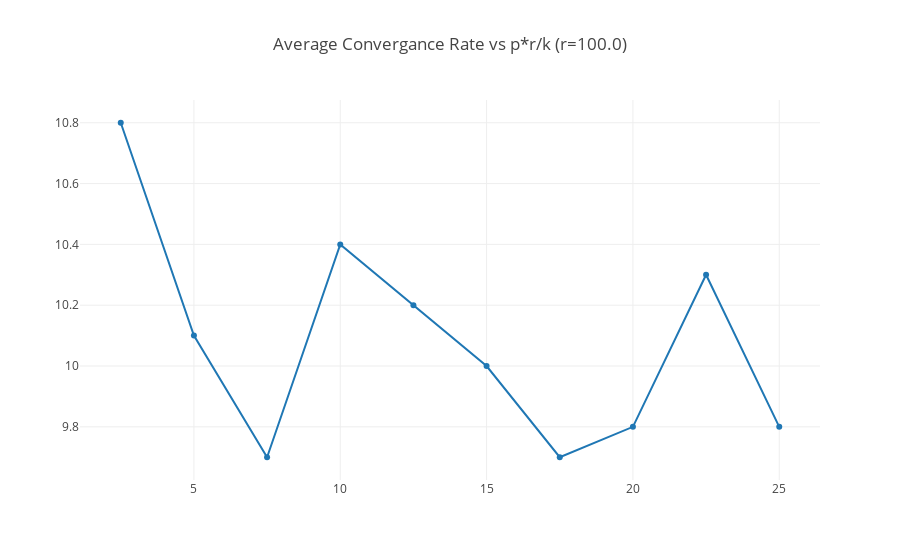
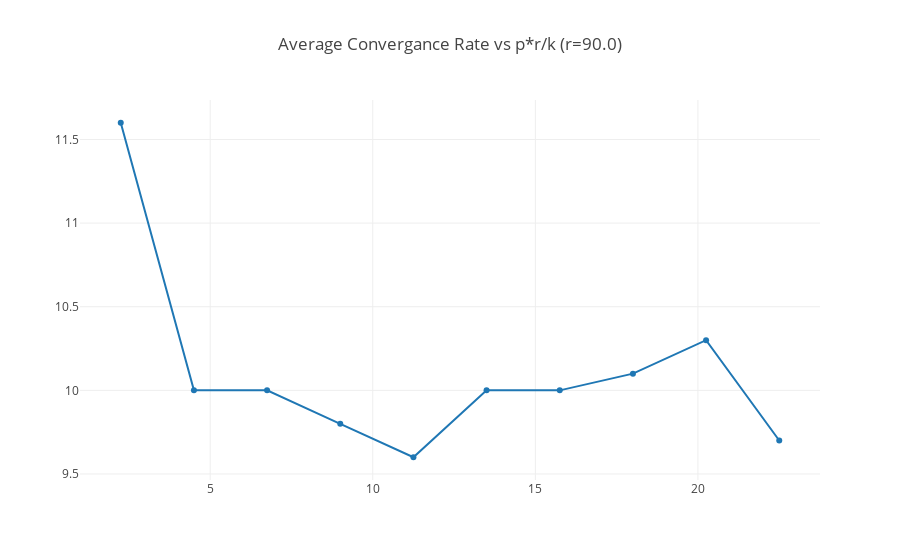
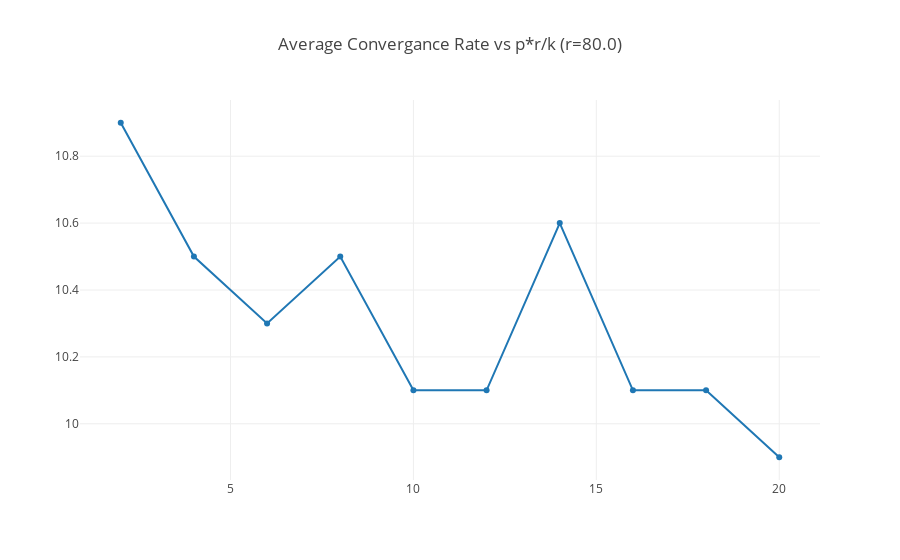
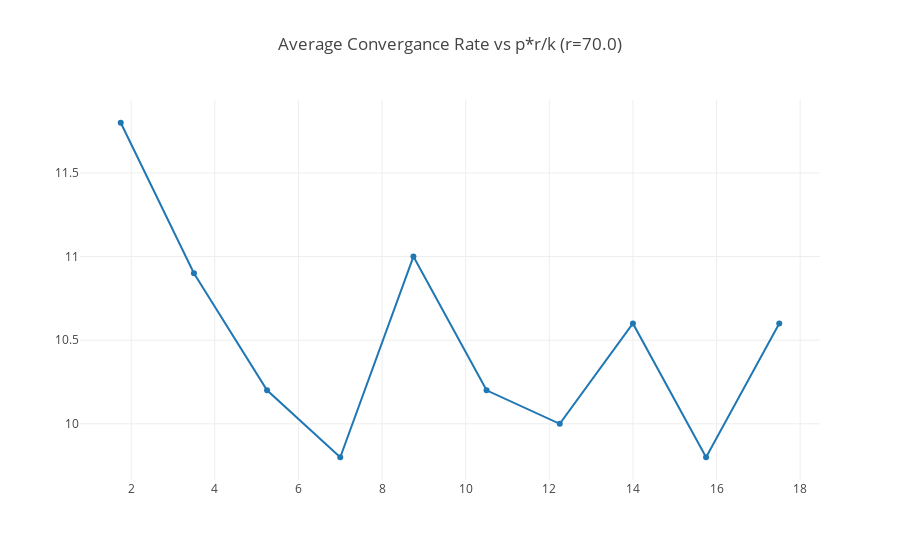

These figures' notebook cell, in order:
### Code cell
for r in np.linspace(100, 0, 10, endpoint=False):
    conv_rates = []
    for p in np.linspace(1, 0, 10, endpoint=False):
        tot_conv_rates = 0
        num_iter = 10
        for i in range(num_iter):
            ring_lat = const_kregular(regularity, num_vertices, p, r)
            simp_ring_lat = reduce_providers_simplest(ring_lat)

            sim_g, sim_utils = run_simulation(ring_lat)
            
            if sum(sim_utils[-1]) != len(sim_utils[-1]):
                tot_conv_rates += -1 * len(sim_utils)
            else:
                tot_conv_rates += len(sim_utils)
        avg_conv_rate = tot_conv_rates / num_iter
        conv_rates.append((p, avg_conv_rate))
        
    plot_conv(conv_rates, r)

### Figure 1 — Plotly figure (JSON) as saved in the notebook; plotly's stock layout.template omitted (floating-point values rounded to 4 significant figures)
{"data": [{"hoverinfo": "skip", "mode": "lines+markers", "type": "scatter", "uid": "3e6a5423-e55d-49aa-ab66-53df765cee79", "x": [25, 22.5, 20, 17.5, 15, 12.5, 10.0, 7.5, 5.0, 2.5], "y": [9.8, 10.3, 9.8, 9.7, 10, 10.2, 10.4, 9.7, 10.1, 10.8]}], "layout": {"showlegend": false, "title": {"text": "Average Convergance Rate vs p*r/k (r=100.0)"}}}

### Figure 2 — Plotly figure (JSON) as saved in the notebook; plotly's stock layout.template omitted (floating-point values rounded to 4 significant figures)
{"data": [{"hoverinfo": "skip", "mode": "lines+markers", "type": "scatter", "uid": "77a22efd-544e-43f6-9711-13f4d9fab1c3", "x": [22.5, 20.25, 18, 15.75, 13.5, 11.25, 9.0, 6.75, 4.5, 2.25], "y": [9.7, 10.3, 10.1, 10, 10, 9.6, 9.8, 10, 10, 11.6]}], "layout": {"showlegend": false, "title": {"text": "Average Convergance Rate vs p*r/k (r=90.0)"}}}

### Figure 3 — Plotly figure (JSON) as saved in the notebook; plotly's stock layout.template omitted (floating-point values rounded to 4 significant figures)
{"data": [{"hoverinfo": "skip", "mode": "lines+markers", "type": "scatter", "uid": "5201dab8-6f24-4d8e-93bd-91d9d9f56088", "x": [20, 18, 16, 14, 12, 10, 8.0, 6.0, 4.0, 2.0], "y": [9.9, 10.1, 10.1, 10.6, 10.1, 10.1, 10.5, 10.3, 10.5, 10.9]}], "layout": {"showlegend": false, "title": {"text": "Average Convergance Rate vs p*r/k (r=80.0)"}}}

### Figure 4 — Plotly figure (JSON) as saved in the notebook; plotly's stock layout.template omitted (floating-point values rounded to 4 significant figures)
{"data": [{"hoverinfo": "skip", "mode": "lines+markers", "type": "scatter", "uid": "12313ef4-91d2-4f21-bb78-9f3b65ff9663", "x": [17.5, 15.75, 14, 12.25, 10.5, 8.75, 7.0, 5.25, 3.5, 1.75], "y": [10.6, 9.8, 10.6, 10, 10.2, 11, 9.8, 10.2, 10.9, 11.8]}], "layout": {"showlegend": false, "title": {"text": "Average Convergance Rate vs p*r/k (r=70.0)"}}}
